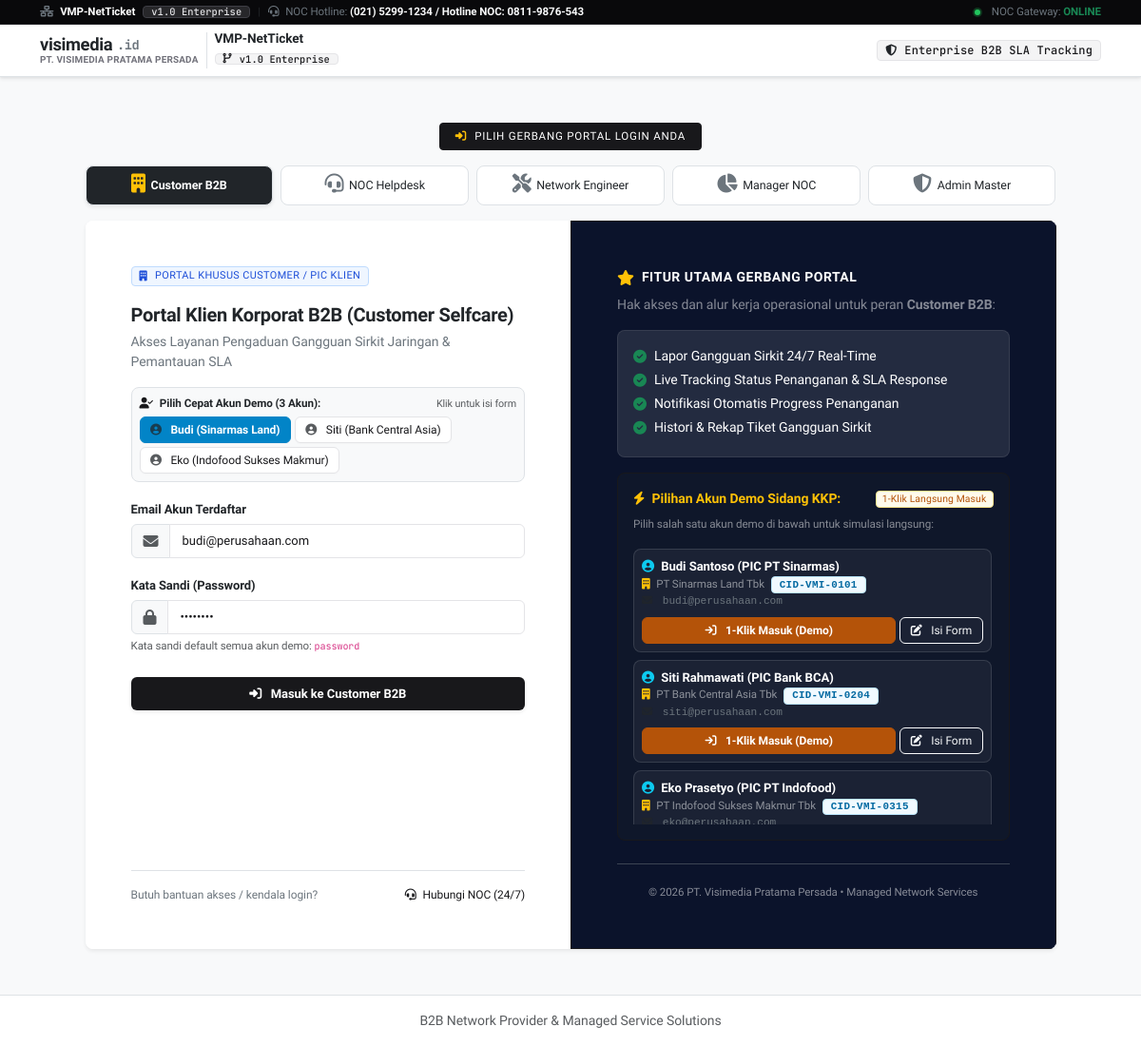
Before: /auth/login.php with the older database file.
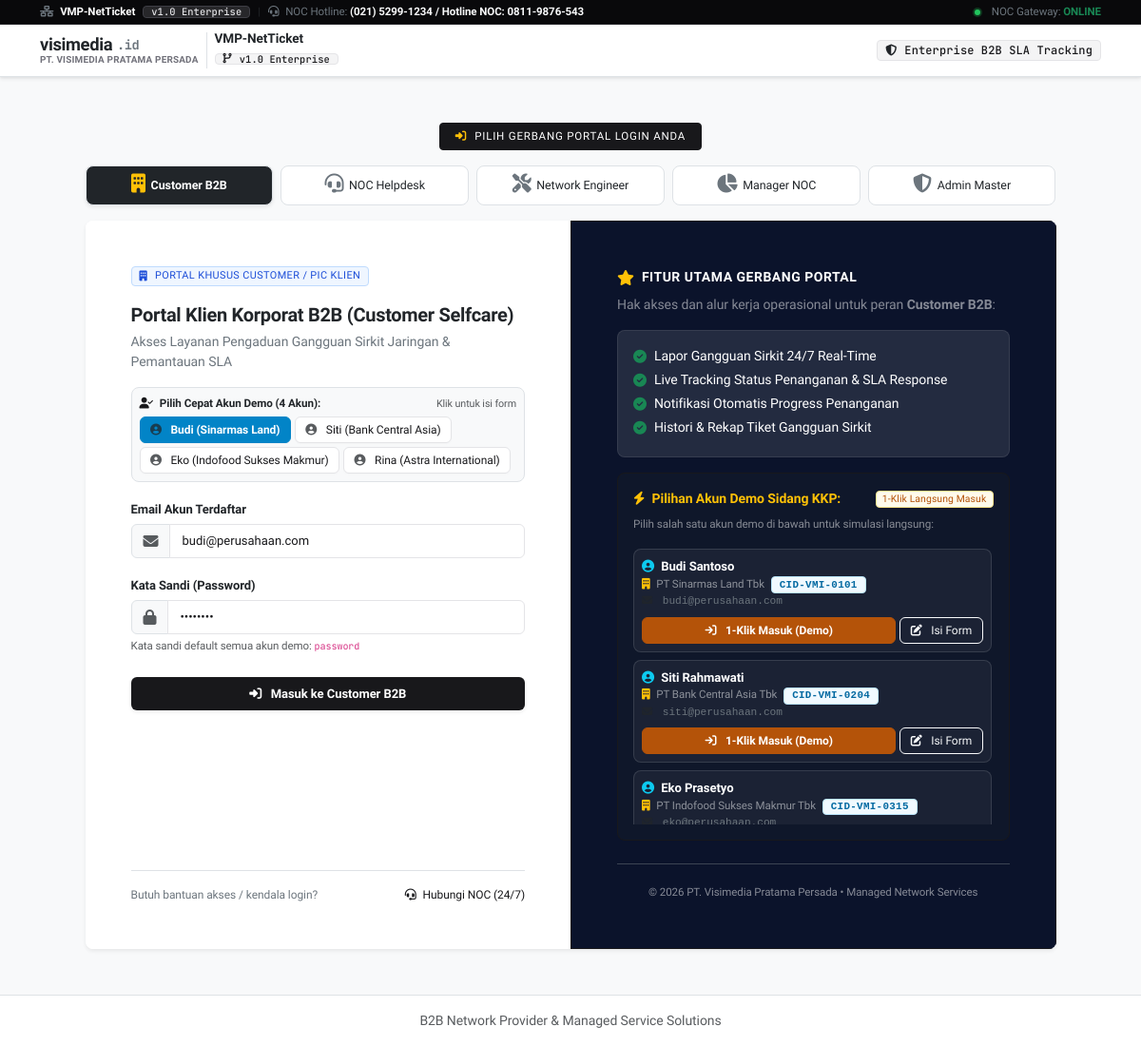
After: the same page with the newer database file.
### tables this page shows
CREATE TABLE `settings` (
  `setting_key` VARCHAR(50) PRIMARY KEY,
  `setting_value` TEXT,
  `setting_group` VARCHAR(50) DEFAULT 'general',
  `description` VARCHAR(255) NULL,
  `updated_at` DATETIME DEFAULT CURRENT_TIMESTAMP ON UPDATE CURRENT_TIMESTAMP
);

CREATE TABLE `users` (
  `id` INT AUTO_INCREMENT PRIMARY KEY,
  `nip` VARCHAR(30) NOT NULL UNIQUE COMMENT 'NIK Karyawan / ID PIC Klien',
  `name` VARCHAR(100) NOT NULL,
  `email` VARCHAR(100) NOT NULL UNIQUE,
  `password` VARCHAR(255) NOT NULL,
  `role` ENUM('admin', 'karyawan', 'helpdesk', 'teknisi', 'manager') NOT NULL DEFAULT 'karyawan' COMMENT 'karyawan = PIC Klien Korporat',
  `client_id` INT NULL COMMENT 'ID Perusahaan jika role = karyawan / PIC Klien',
  `department` VARCHAR(100) NOT NULL COMMENT 'Jabatan / Divisi',
  `phone` VARCHAR(20) NULL,
  `created_at` DATETIME DEFAULT CURRENT_TIMESTAMP,
  FOREIGN KEY (`client_id`) REFERENCES `clients`(`id`) ON DELETE SET NULL
);

CREATE TABLE `clients` (
  `id` INT AUTO_INCREMENT PRIMARY KEY,
  `company_name` VARCHAR(150) NOT NULL,
  `company_code` VARCHAR(50) NOT NULL UNIQUE,
  `circuit_id` VARCHAR(50) NOT NULL UNIQUE COMMENT 'Nomor Sirkit Layanan Jaringan B2B',
  `service_type` VARCHAR(100) NOT NULL COMMENT 'Dedicated Internet, IP VPN MPLS, Metro-E, SD-WAN',
  `bandwidth` VARCHAR(50) NOT NULL COMMENT 'Contoh: 500 Mbps, 1 Gbps',
  `pic_name` VARCHAR(100) NOT NULL COMMENT 'Nama PIC / IT Manager Klien',
  `pic_phone` VARCHAR(30) NOT NULL,
  `pic_email` VARCHAR(100) NOT NULL,
  `site_address` TEXT NOT NULL COMMENT 'Alamat Site/Gedung Kantor Klien',
  `sla_target_pct` DECIMAL(5,2) DEFAULT 99.50 COMMENT 'Target SLA Uptime Kontrak (%)',
  `status` ENUM('active', 'suspended', 'inactive') DEFAULT 'active',
  `created_at` DATETIME DEFAULT CURRENT_TIMESTAMP
);

### config/database.php (called while the page is built, shortened)
<?php
function get_db() {
    static $pdo = null;
    if ($pdo === null) {
        try {
            $dsn = "mysql:host=" . DB_HOST . ";port=" . DB_PORT . ";dbname=" . DB_NAME . ";charset=utf8mb4";
            $options = [
                PDO::ATTR_ERRMODE            => PDO::ERRMODE_EXCEPTION,
                PDO::ATTR_DEFAULT_FETCH_MODE => PDO::FETCH_ASSOC,
                PDO::ATTR_EMULATE_PREPARES   => false,
            ];
            $pdo = new PDO($dsn, DB_USER, DB_PASS, $options);
            static $migrated = false;
            if (!$migrated) {
                try {
                    $pdo->exec("ALTER TABLE tickets MODIFY COLUMN `sla_status` ENUM('pending', 'within_sla', 'breached', 'exempted') DEFAULT 'pending'");
                } catch (Exception $ex) {
                }
            }
        } catch (PDOException $e) {
            die("<div style='font-family:sans-serif; padding:20px; background:#ffebee; color:#c62828; border:1px solid #ef9a9a; border-radius:8px;'>
                <h3>Gagal Terhubung ke Database!</h3>
                <p>Pastikan layanan Database MySQL / MariaDB (XAMPP atau Docker Container) sudah berjalan dengan baik.</p>
                <p>Pastikan juga database <strong>`" . htmlspecialchars(DB_NAME) . "`</strong> sudah di-import.</p>
                <small>Pesan Error: " . htmlspecialchars($e->getMessage()) . "</small>
            </div>");
        }
    }
    return $pdo;
}
function base_url($path = '') {
    $script_dir = dirname($_SERVER['SCRIPT_NAME']);
    $script_dir = str_replace('\\', '/', $script_dir);
    $parts = explode('/', trim($script_dir, '/'));
    $subfolders = ['admin', 'customer', 'helpdesk', 'teknisi', 'manager', 'auth', 'config', 'includes'];
    if (!empty($parts) && in_array(end($parts), $subfolders)) {
        array_pop($parts);
    }
    $project_root = '/' . implode('/', $parts);
    if ($project_root === '/') {
        $project_root = '';
    }
    return rtrim($project_root, '/') . '/' . ltrim($path, '/');
}
function get_setting($key, $default = '') {
    static $settings_cache = null;
    $pdo = get_db();
    if ($settings_cache === null) {
        $settings_cache = [];
        try {
            $stmt = $pdo->query("SELECT setting_key, setting_value FROM settings");
            while ($row = $stmt->fetch()) {
                $settings_cache[$row['setting_key']] = $row['setting_value'];
            }
        } catch (Exception $e) {
        }
    }
    return $settings_cache[$key] ?? $default;
}

### auth/login.php (the view, shortened to what the rows shown need)
<?php
require_once __DIR__ . '/../config/database.php';
$pdo = get_db();
$portal_param = $_GET['portal'] ?? 'customer';
$active_portal = $portals[$portal_param];
$stmt_demo = $pdo->prepare("SELECT u.*, c.company_name, c.company_code, c.circuit_id, c.service_type, c.bandwidth, c.sla_target_pct
                            FROM users u
                            LEFT JOIN clients c ON u.client_id = c.id
                            WHERE u.role = ?
                            ORDER BY u.id ASC");
$stmt_demo->execute([$active_portal['role']]);
$demo_users = $stmt_demo->fetchAll();
$default_email = $demo_users[0]['email'] ?? $active_portal['demo_email'];
$app_name       = get_setting('app_name', 'VMP-NetTicket');
$system_version = get_setting('system_version', 'v1.0 Enterprise');
$company_phone  = get_setting('company_phone', '(021) 5854-601 / Hotline NOC: 0812-8340-0422');
?>
<!DOCTYPE html>
<html lang="id">
<head>
    <link href="https://cdn.jsdelivr.net/npm/bootstrap@5.3.3/dist/css/bootstrap.min.css" rel="stylesheet">
    <link rel="stylesheet" href="https://cdnjs.cloudflare.com/ajax/libs/font-awesome/6.5.1/css/all.min.css">
    <link rel="stylesheet" href="<?= base_url('assets/css/style.css?v=' . time()) ?>">
</head>
<body class="bg-light" style="min-height: 100vh; display: flex; flex-direction: column;">
<header class="isp-header">
    <div class="top-utility-bar py-1">
        <div class="container d-flex align-items-center justify-content-between">
            <div class="d-flex align-items-center gap-2 text-white-50 small" style="font-size: 0.72rem;">
                <span class="text-white fw-semibold"><i class="fas fa-network-wired text-secondary me-1"></i> <?= htmlspecialchars($app_name) ?></span>
                <span class="badge border rounded-md px-2 py-0 d-none d-sm-inline-block font-monospace" style="background:#27272a; border-color:#3f3f46 !important; color:#e4e4e7; font-size:0.65rem;"><?= htmlspecialchars($system_version) ?></span>
                <span class="opacity-25 text-secondary">|</span>
                <span class="d-none d-md-inline text-secondary"><i class="fas fa-headset text-secondary me-1"></i> NOC Hotline: <strong class="text-light"><?= htmlspecialchars($company_phone) ?></strong></span>
            </div>
        </div>
    </div>
    <div class="bg-white border-bottom py-2 shadow-sm">
        <div class="container d-flex align-items-center justify-content-between">
            <a class="navbar-brand d-flex align-items-center py-0" href="<?= base_url('auth/login.php') ?>">
                <div class="border-start ps-2 ms-2 d-none d-sm-block">
                    <div class="fw-semibold text-dark lh-1" style="font-size: 0.85rem;"><?= htmlspecialchars($app_name) ?></div>
                    <span class="badge rounded-md px-2 py-0 mt-1 font-monospace" style="background:#f4f4f5; color:#18181b; border:1px solid #e4e4e7; font-size: 0.65rem; font-weight: 500;">
                        <i class="fas fa-code-branch me-1"></i><?= htmlspecialchars($system_version) ?>
                    </span>
                </div>
            </a>
        </div>
    </div>
</header>
<main class="flex-grow-1 py-4 py-md-5">
    <div class="container">
        <div class="row justify-content-center">
            <div class="col-xl-11 col-lg-12">
                <div class="card shadow-sm border-0 rounded-3 overflow-hidden">
                    <div class="row g-0">
                        <div class="col-lg-6 p-4 p-md-5 bg-white d-flex flex-column justify-content-between">
                            <div>
                                <?php if (!empty($demo_users)): ?>
                                <div class="mb-3 p-2 bg-light rounded-3 border">
                                    <div class="d-flex flex-wrap gap-1">
                                        <?php foreach ($demo_users as $idx => $d_user): ?>
                                            <?php
                                                $short_label = $d_user['name'];
                                                if ($d_user['role'] === 'karyawan' && !empty($d_user['company_name'])) {
                                                    $clean_company = str_replace(['PT ', 'PT. ', ' Tbk', ' (Persero)'], '', $d_user['company_name']);
                                                    $first_name = explode(' ', $d_user['name'])[0];
                                                    $short_label = $first_name . ' (' . $clean_company . ')';
                                                } elseif ($d_user['role'] === 'teknisi') {
                                                    $first_name = explode(' ', $d_user['name'])[0];
                                                    $short_label = $first_name . ' (Eng ' . ($idx + 1) . ')';
                                                }
                                            ?>
                                            <button type="button"
                                                    class="btn btn-sm btn-outline-secondary demo-pill-btn py-1 px-2 text-start <?= $idx === 0 ? 'active' : '' ?>"
                                                    onclick="selectDemoUser('<?= htmlspecialchars($d_user['email']) ?>', this)">
                                                <i class="fas fa-user-circle me-1 text-muted"></i> <?= htmlspecialchars($short_label) ?>
                                            </button>
                                        <?php endforeach; ?>
                                    </div>
                                </div>
                                <?php endif; ?>
                                <form method="POST" action="">
                                    <div class="mb-3">
                                        <div class="input-group">
                                            <span class="input-group-text bg-light text-muted"><i class="fas fa-envelope"></i></span>
                                            <input type="email" name="email" id="inputEmail" class="form-control" placeholder="nama@perusahaan.com" required value="<?= htmlspecialchars($default_email) ?>">
                                        </div>
                                    </div>
                                </form>
                            </div>
                        </div>
                        <div class="col-lg-6 p-4 p-md-5 bg-dark text-white d-flex flex-column justify-content-between" style="background-color: #0b132b !important;">
                            <div>
                                <div class="bg-dark p-3 rounded-3 border border-secondary" style="background-color: #0f172a !important;">
                                    <div class="d-flex flex-column gap-2" style="max-height: 290px; overflow-y: auto; padding-right: 2px;">
                                        <?php if (!empty($demo_users)): ?>
                                            <?php foreach ($demo_users as $d_user): ?>
                                                <div class="p-2 demo-card">
                                                    <div class="d-flex align-items-start justify-content-between gap-2 mb-2">
                                                        <div>
                                                            <div class="fw-bold text-white small" style="font-size: 0.82rem;">
                                                                <i class="fas fa-user-circle text-info me-1"></i> <?= htmlspecialchars($d_user['name']) ?>
                                                            </div>
                                                            <div class="text-white-50" style="font-size: 0.72rem;">
                                                                <?php if ($d_user['role'] === 'karyawan' && !empty($d_user['company_name'])): ?>
                                                                    <i class="fas fa-building text-warning me-1"></i> <?= htmlspecialchars($d_user['company_name']) ?>
                                                                    <?php if (!empty($d_user['circuit_id'])): ?>
                                                                        <span class="badge bg-info bg-opacity-25 text-info circuit-badge ms-1"><?= htmlspecialchars($d_user['circuit_id']) ?></span>
                                                                    <?php endif; ?>
                                                                <?php else: ?>
                                                                    <i class="fas fa-briefcase text-secondary me-1"></i> <?= htmlspecialchars($d_user['department'] ?? 'Internal Operations') ?>
                                                                <?php endif; ?>
                                                            </div>
                                                            <div class="text-secondary" style="font-size: 0.70rem; font-family: monospace;">
                                                                <i class="fas fa-envelope text-muted me-1"></i> <?= htmlspecialchars($d_user['email']) ?>
                                                            </div>
                                                        </div>
                                                    </div>
                                                    <div class="d-flex gap-1">
                                                        <a href="<?= base_url('auth/login.php?quick_user_id=' . $d_user['id']) ?>"
                                                           class="btn btn-sm btn-warning py-1 px-2 fw-semibold flex-grow-1 text-dark"
                                                           style="font-size: 0.72rem;"
                                                           title="Login instan sebagai <?= htmlspecialchars($d_user['name']) ?>">
                                                            <i class="fas fa-arrow-right-to-bracket me-1"></i> 1-Klik Masuk (Demo)
                                                        </a>
                                                        <button type="button"
                                                                class="btn btn-sm btn-outline-light py-1 px-2"
                                                                style="font-size: 0.72rem;"
                                                                onclick="selectDemoUser('<?= htmlspecialchars($d_user['email']) ?>')"
                                                                title="Isi email akun ini ke form login">
                                                            <i class="fas fa-edit me-1"></i> Isi Form
                                                        </button>
                                                    </div>
                                                </div>
                                            <?php endforeach; ?>
                                        <?php else: ?>
                                            <div class="text-muted small">Tidak ada akun demo yang terdaftar untuk role ini.</div>
                                        <?php endif; ?>
                                    </div>
                                </div>
                            </div>
                        </div>
                    </div>
                </div>
            </div>
        </div>
    </div>
</main>
</body>
</html>

Changed rows visible on the page:
changed users "budi@perusahaan.com": name "Budi Santoso (PIC PT Sinarmas)" → "Budi Santoso"
changed users "siti@perusahaan.com": name "Siti Rahmawati (PIC Bank BCA)" → "Siti Rahmawati"
changed users "eko@perusahaan.com": name "Eko Prasetyo (PIC PT Indofood)" → "Eko Prasetyo"
now on this page (row edited): users: name.company_name "Rina (Astra International)", shown under "Portal Klien Korporat B2B (Customer Selfcare)"
Other visible differences:
count($demo_users): "3" → "4"
